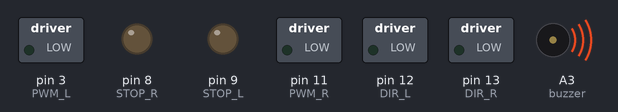
This sketch was run on a simulated Arduino Uno, built with avr-gcc and run on an emulated ATmega328P. On the bench: switched loads named in the sketch (green lamp = pin HIGH), output pins drawn as LEDs (lit = HIGH), buzzer (waves = sounding).

Above: at 0.05 s.
At 1.55 s:
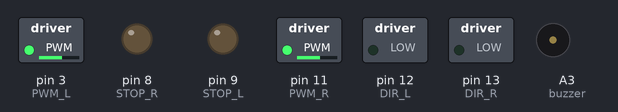
At 4.45 s:
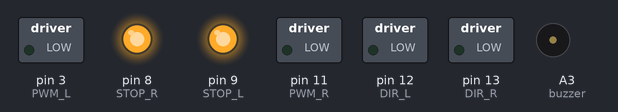
At 8.95 s:
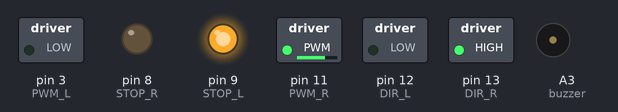
At 13.45 s:
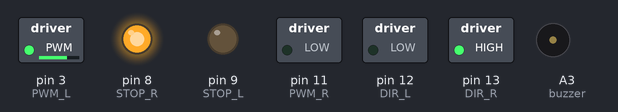
At 17.95 s:
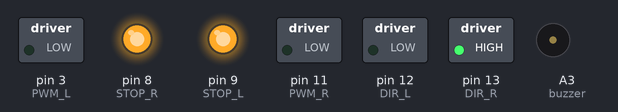
Timing chart, 0 to 23.4 s (numbered marks = the images above):
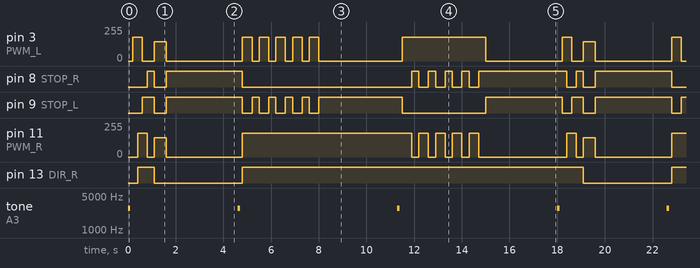

Measured:
- by itself, pin 13 (DIR_R): repeats every 18.0 s: LOW 3.7 s, HIGH 14.3 s
- by itself, tone on A3 (buzzer): repeats every 18.0 s: silent 4.5 s, 2 × (2800 Hz 0.10 s, silent 6.6 s), 2800 Hz 0.10 s
- by itself, pin 8 (STOP_R): repeats every 18.0 s: LOW 0.50 s, HIGH 3.2 s, LOW 7.1 s, 4 × (HIGH 0.30 s, LOW 0.40 s), HIGH 3.7 s, LOW 0.40 s, HIGH 0.30 s
- by itself, pin 11 (PWM_R): repeats every 18.0 s: 0/255 0.30 s, 146/255 0.50 s, 0/255 3.2 s, 177/255 7.1 s, 4 × (0/255 0.30 s, 177/255 0.40 s), 0/255 3.7 s, 177/255 0.40 s

The sketch:

13c_MotorShield_taniec.ino
```cpp
/********************************************************************
  MotorShield v.3

  Niebieskie złącze:
  Vin - zewnętrzne zasilanie silników 7-12V - zasila też Arduino
  GND - zewnętrzne zasilanie silników GND
  A: + - podłączenie silnika A
  B: + - podłączenie silnika B

  Sterowanie silnikami:
  12 - kierunek silnik A
  13 - kierunek silnik B
  3 - PWM silnik A
  11 - PWM silnik B
  9 - hamulec silnik A
  8 - hamules silnik B
  A0 - pomiar prądu silnik A
  A1 - pomiar prądu silnik B

  Inne:
  A3 - buzer

*********************************************************************/
#define DIR_L 12
#define DIR_R 13
#define PWM_L 3
#define PWM_R 11
#define STOP_L 9
#define STOP_R 8
#define buzzer A3

// Zmienne pomocnicze

void setup() {
  //Inicjacja potrzebnych wejść do sterowania silnikami
  pinMode(DIR_L, OUTPUT);
  pinMode(DIR_R, OUTPUT);
  pinMode(PWM_L, OUTPUT);
  pinMode(PWM_R, OUTPUT);
  pinMode(STOP_L, OUTPUT);
  pinMode(STOP_R, OUTPUT);
}

// Wydaj dźwięk
void bip() {
  tone(buzzer, 2800);
  delay(100);
  noTone(buzzer);
  delay(100);
}

// Funkcja sterująca lewym silnikiem
void motor_L(int V) {
  // Wyłączenie hamulca
  digitalWrite(STOP_L, LOW);
  if (V > 0) {
    // Przemapowanie prędkości z zakresu 0-100 na wartości wypełnienia 100-255
    V = map(V, 0, 100, 100, 255);
    digitalWrite(DIR_L, LOW);
    analogWrite(PWM_L, V);
  } else {
    // Jeśli prędkość poniżej zera to przyjmij wartość dodatnią
    V = abs(V);
    // Przemapowanie prędkości z zakresu 0-100 na wartości wypełnienia 100-255
    V = map(V, 0, 100, 100, 255);
    digitalWrite(DIR_L, HIGH);
    analogWrite(PWM_L, V);
  }
}

// Funkcja sterująca prawym silnikiem
void motor_R(int V) {
  // Wyłączenie hamulca
  digitalWrite(STOP_R, LOW);
  if (V > 0) {
    // Przemapowanie prędkości z zakresu 0-100 na wartości wypełnienia 100-255
    V = map(V, 0, 100, 100, 255);
    digitalWrite(DIR_R, LOW);
    analogWrite(PWM_R, V);
  } else {
    // Jeśli prędkość poniżej zera to przyjmij wartość dodatnią
    V = abs(V);
    // Przemapowanie prędkości z zakresu 0-100 na wartości wypełnienia 100-255
    V = map(V, 0, 100, 100, 255);
    digitalWrite(DIR_R, HIGH);
    analogWrite(PWM_R, V);
  }
}

// Hamowanie lewym silnikiem
void stop_L(void) {
  analogWrite(PWM_L, 0);
  digitalWrite(STOP_L, HIGH);
}

// Hamowanie prawym silnikiem
void stop_R(void) {
  analogWrite(PWM_R, 0);
  digitalWrite(STOP_R, HIGH);
}

void loop() {
  bip();
  motor_L(50);
  delay(200);
  motor_R(-50);
  delay(200);
  stop_L();
  delay(200);
  stop_R();
  delay(300);
  motor_L(30);
  motor_R(30);
  delay(500);
  stop_L();
  stop_R();
  delay(3000);
  bip();
  for (int i = 0; i <= 4; i++) {
    motor_L(50);
    motor_R(-50);
    delay(400);
    stop_L();
    delay(300);
  }
  delay(3000);
  bip();
  for (int i = 0; i <= 4; i++) {
    motor_L(50);
    motor_R(-50);
    delay(400);
    stop_R();
    delay(300);
  }
  stop_L();
  delay(3000);
}
```
